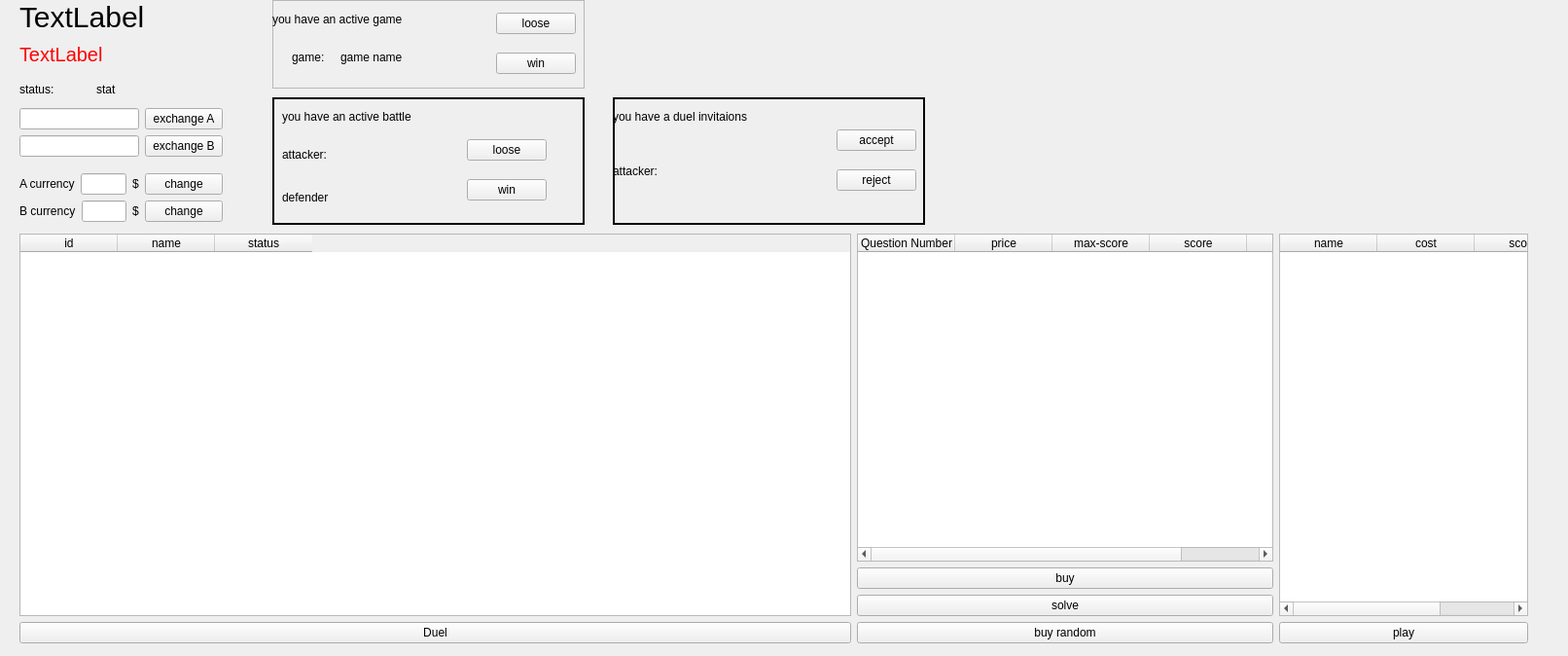
<?xml version="1.0" encoding="UTF-8"?>
<ui version="4.0">
 <class>Team</class>
 <widget class="QWidget" name="Team">
  <property name="geometry">
   <rect>
    <x>0</x>
    <y>0</y>
    <width>1612</width>
    <height>674</height>
   </rect>
  </property>
  <property name="windowTitle">
   <string>Form</string>
  </property>
  <widget class="QWidget" name="layoutWidget">
   <property name="geometry">
    <rect>
     <x>20</x>
     <y>0</y>
     <width>151</width>
     <height>106</height>
    </rect>
   </property>
   <layout class="QVBoxLayout" name="verticalLayout_8">
    <item>
     <widget class="QLabel" name="name">
      <property name="styleSheet">
       <string notr="true">font-size:30px;
</string>
      </property>
      <property name="text">
       <string>TextLabel</string>
      </property>
     </widget>
    </item>
    <item>
     <widget class="QLabel" name="score">
      <property name="styleSheet">
       <string notr="true">color:red;font-size:20px;</string>
      </property>
      <property name="text">
       <string>TextLabel</string>
      </property>
     </widget>
    </item>
    <item>
     <layout class="QHBoxLayout" name="horizontalLayout_8">
      <item>
       <widget class="QLabel" name="status_2">
        <property name="text">
         <string>status:</string>
        </property>
       </widget>
      </item>
      <item>
       <widget class="QLabel" name="status">
        <property name="text">
         <string>stat</string>
        </property>
       </widget>
      </item>
     </layout>
    </item>
   </layout>
  </widget>
  <widget class="QWidget" name="layoutWidget">
   <property name="geometry">
    <rect>
     <x>20</x>
     <y>240</y>
     <width>1551</width>
     <height>421</height>
    </rect>
   </property>
   <layout class="QHBoxLayout" name="horizontalLayout_5" stretch="2,1,0">
    <item>
     <layout class="QVBoxLayout" name="verticalLayout_5">
      <item>
       <widget class="QTableWidget" name="duel">
        <column>
         <property name="text">
          <string>id</string>
         </property>
        </column>
        <column>
         <property name="text">
          <string>name</string>
         </property>
        </column>
        <column>
         <property name="text">
          <string>status</string>
         </property>
        </column>
       </widget>
      </item>
      <item>
       <widget class="QPushButton" name="duel_btn">
        <property name="text">
         <string>Duel</string>
        </property>
       </widget>
      </item>
     </layout>
    </item>
    <item>
     <layout class="QVBoxLayout" name="verticalLayout_4">
      <item>
       <widget class="QTableWidget" name="tableWidget">
        <column>
         <property name="text">
          <string>Question Number</string>
         </property>
        </column>
        <column>
         <property name="text">
          <string>price</string>
         </property>
        </column>
        <column>
         <property name="text">
          <string>max-score</string>
         </property>
        </column>
        <column>
         <property name="text">
          <string>score</string>
         </property>
        </column>
        <column>
         <property name="text">
          <string>bought</string>
         </property>
        </column>
       </widget>
      </item>
      <item>
       <layout class="QVBoxLayout" name="verticalLayout_3">
        <item>
         <widget class="QPushButton" name="buy">
          <property name="text">
           <string>buy</string>
          </property>
         </widget>
        </item>
        <item>
         <widget class="QPushButton" name="solve">
          <property name="text">
           <string>solve</string>
          </property>
         </widget>
        </item>
        <item>
         <widget class="QPushButton" name="random">
          <property name="text">
           <string>buy random</string>
          </property>
         </widget>
        </item>
       </layout>
      </item>
     </layout>
    </item>
    <item>
     <layout class="QVBoxLayout" name="verticalLayout_11">
      <item>
       <widget class="QTableWidget" name="games">
        <column>
         <property name="text">
          <string>name</string>
         </property>
        </column>
        <column>
         <property name="text">
          <string>cost</string>
         </property>
        </column>
        <column>
         <property name="text">
          <string>score</string>
         </property>
        </column>
       </widget>
      </item>
      <item>
       <widget class="QPushButton" name="play">
        <property name="text">
         <string>play</string>
        </property>
       </widget>
      </item>
     </layout>
    </item>
   </layout>
  </widget>
  <widget class="QWidget" name="layoutWidget">
   <property name="geometry">
    <rect>
     <x>20</x>
     <y>100</y>
     <width>209</width>
     <height>139</height>
    </rect>
   </property>
   <layout class="QVBoxLayout" name="verticalLayout_12">
    <item>
     <layout class="QVBoxLayout" name="verticalLayout_2">
      <item>
       <layout class="QHBoxLayout" name="horizontalLayout_3">
        <item>
         <widget class="QLineEdit" name="A_exchange"/>
        </item>
        <item>
         <widget class="QPushButton" name="A_exchange_btn">
          <property name="text">
           <string>exchange A</string>
          </property>
         </widget>
        </item>
       </layout>
      </item>
      <item>
       <layout class="QHBoxLayout" name="horizontalLayout_4">
        <item>
         <widget class="QLineEdit" name="b_exchange"/>
        </item>
        <item>
         <widget class="QPushButton" name="B_exchange_btn">
          <property name="text">
           <string>exchange B</string>
          </property>
         </widget>
        </item>
       </layout>
      </item>
     </layout>
    </item>
    <item>
     <layout class="QVBoxLayout" name="verticalLayout">
      <item>
       <layout class="QHBoxLayout" name="horizontalLayout">
        <item>
         <widget class="QLabel" name="label">
          <property name="text">
           <string>A currency</string>
          </property>
         </widget>
        </item>
        <item>
         <widget class="QLineEdit" name="A_amount"/>
        </item>
        <item>
         <widget class="QLabel" name="A_2">
          <property name="text">
           <string>$</string>
          </property>
         </widget>
        </item>
        <item>
         <widget class="QPushButton" name="change_a">
          <property name="text">
           <string>change</string>
          </property>
         </widget>
        </item>
       </layout>
      </item>
      <item>
       <layout class="QHBoxLayout" name="horizontalLayout_2">
        <item>
         <widget class="QLabel" name="label_2">
          <property name="text">
           <string>B currency</string>
          </property>
         </widget>
        </item>
        <item>
         <widget class="QLineEdit" name="B_amount"/>
        </item>
        <item>
         <widget class="QLabel" name="A_3">
          <property name="text">
           <string>$</string>
          </property>
         </widget>
        </item>
        <item>
         <widget class="QPushButton" name="change_b">
          <property name="text">
           <string>change</string>
          </property>
         </widget>
        </item>
       </layout>
      </item>
     </layout>
    </item>
   </layout>
  </widget>
  <widget class="QFrame" name="duel_frame">
   <property name="geometry">
    <rect>
     <x>280</x>
     <y>100</y>
     <width>321</width>
     <height>131</height>
    </rect>
   </property>
   <property name="styleSheet">
    <string notr="true">#duel_frame{border: 2px solid black;}</string>
   </property>
   <property name="frameShape">
    <enum>QFrame::StyledPanel</enum>
   </property>
   <property name="frameShadow">
    <enum>QFrame::Raised</enum>
   </property>
   <widget class="QLabel" name="label_3">
    <property name="geometry">
     <rect>
      <x>10</x>
      <y>10</y>
      <width>151</width>
      <height>20</height>
     </rect>
    </property>
    <property name="text">
     <string>you have an active battle</string>
    </property>
   </widget>
   <widget class="QWidget" name="layoutWidget">
    <property name="geometry">
     <rect>
      <x>10</x>
      <y>40</y>
      <width>141</width>
      <height>81</height>
     </rect>
    </property>
    <layout class="QVBoxLayout" name="verticalLayout_6">
     <item>
      <layout class="QHBoxLayout" name="horizontalLayout_7">
       <item>
        <widget class="QLabel" name="label_4">
         <property name="text">
          <string>attacker:</string>
         </property>
        </widget>
       </item>
       <item>
        <widget class="QLabel" name="attacker">
         <property name="text">
          <string/>
         </property>
        </widget>
       </item>
      </layout>
     </item>
     <item>
      <layout class="QHBoxLayout" name="horizontalLayout_6">
       <item>
        <widget class="QLabel" name="label_5">
         <property name="text">
          <string>defender</string>
         </property>
        </widget>
       </item>
       <item>
        <widget class="QLabel" name="defender">
         <property name="text">
          <string/>
         </property>
        </widget>
       </item>
      </layout>
     </item>
    </layout>
   </widget>
   <widget class="QWidget" name="layoutWidget">
    <property name="geometry">
     <rect>
      <x>200</x>
      <y>30</y>
      <width>82</width>
      <height>91</height>
     </rect>
    </property>
    <layout class="QVBoxLayout" name="verticalLayout_7">
     <item>
      <widget class="QPushButton" name="loose">
       <property name="text">
        <string>loose</string>
       </property>
      </widget>
     </item>
     <item>
      <widget class="QPushButton" name="win">
       <property name="text">
        <string>win</string>
       </property>
      </widget>
     </item>
    </layout>
   </widget>
  </widget>
  <widget class="QFrame" name="invitation_frame">
   <property name="geometry">
    <rect>
     <x>630</x>
     <y>100</y>
     <width>321</width>
     <height>131</height>
    </rect>
   </property>
   <property name="styleSheet">
    <string notr="true">#invitation_frame{border: 2px solid black;}</string>
   </property>
   <property name="frameShape">
    <enum>QFrame::StyledPanel</enum>
   </property>
   <property name="frameShadow">
    <enum>QFrame::Raised</enum>
   </property>
   <widget class="QLabel" name="label_6">
    <property name="geometry">
     <rect>
      <x>0</x>
      <y>10</y>
      <width>181</width>
      <height>20</height>
     </rect>
    </property>
    <property name="text">
     <string>you have a duel invitaions</string>
    </property>
   </widget>
   <widget class="QWidget" name="layoutWidget_3">
    <property name="geometry">
     <rect>
      <x>230</x>
      <y>20</y>
      <width>82</width>
      <height>91</height>
     </rect>
    </property>
    <layout class="QVBoxLayout" name="verticalLayout_9">
     <item>
      <widget class="QPushButton" name="accpet">
       <property name="text">
        <string>accept</string>
       </property>
      </widget>
     </item>
     <item>
      <widget class="QPushButton" name="reject">
       <property name="text">
        <string>reject</string>
       </property>
      </widget>
     </item>
    </layout>
   </widget>
   <widget class="QLabel" name="attacker_invitation">
    <property name="geometry">
     <rect>
      <x>80</x>
      <y>50</y>
      <width>137</width>
      <height>51</height>
     </rect>
    </property>
    <property name="text">
     <string/>
    </property>
   </widget>
   <widget class="QLabel" name="label_7">
    <property name="geometry">
     <rect>
      <x>0</x>
      <y>50</y>
      <width>65</width>
      <height>51</height>
     </rect>
    </property>
    <property name="text">
     <string>attacker:</string>
    </property>
   </widget>
  </widget>
  <widget class="QFrame" name="game_frame">
   <property name="geometry">
    <rect>
     <x>280</x>
     <y>0</y>
     <width>321</width>
     <height>91</height>
    </rect>
   </property>
   <property name="frameShape">
    <enum>QFrame::StyledPanel</enum>
   </property>
   <property name="frameShadow">
    <enum>QFrame::Raised</enum>
   </property>
   <widget class="QWidget" name="layoutWidget_2">
    <property name="geometry">
     <rect>
      <x>230</x>
      <y>0</y>
      <width>82</width>
      <height>91</height>
     </rect>
    </property>
    <layout class="QVBoxLayout" name="verticalLayout_10">
     <item>
      <widget class="QPushButton" name="loose_game">
       <property name="text">
        <string>loose</string>
       </property>
      </widget>
     </item>
     <item>
      <widget class="QPushButton" name="win_game">
       <property name="text">
        <string>win</string>
       </property>
      </widget>
     </item>
    </layout>
   </widget>
   <widget class="QLabel" name="label_8">
    <property name="geometry">
     <rect>
      <x>0</x>
      <y>10</y>
      <width>181</width>
      <height>20</height>
     </rect>
    </property>
    <property name="text">
     <string>you have an active game</string>
    </property>
   </widget>
   <widget class="QWidget" name="layoutWidget">
    <property name="geometry">
     <rect>
      <x>20</x>
      <y>50</y>
      <width>114</width>
      <height>18</height>
     </rect>
    </property>
    <layout class="QHBoxLayout" name="horizontalLayout_9">
     <item>
      <widget class="QLabel" name="label_9">
       <property name="text">
        <string>game:</string>
       </property>
      </widget>
     </item>
     <item>
      <widget class="QLabel" name="game_name">
       <property name="text">
        <string>game name</string>
       </property>
      </widget>
     </item>
    </layout>
   </widget>
  </widget>
 </widget>
 <resources/>
 <connections/>
</ui>
